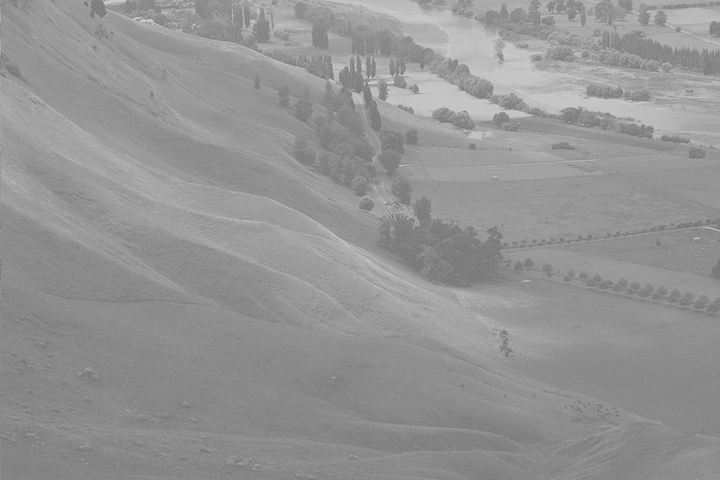
#> input picture 4_MULTIMODAL/images/Hawkes.jpg, 720 x 480 px, found by its file name
$ python 14_equalize.py
#> lines starting #> are read from the running program, lines starting #| are printed output that depends on the picture
import cv2
import matplotlib.pyplot as plt

img_gray = cv2.imread("./images/Hawkes.jpg", cv2.IMREAD_GRAYSCALE)
#> img_gray is the input picture: shape (480, 720); min 113, max 213, mean 148

# equalizeHist: 픽셀 밝기 분포를 재배치하여 전체적인 명암 대비를 향상시키는 데 사용
equalized_gray = cv2.equalizeHist(img_gray)
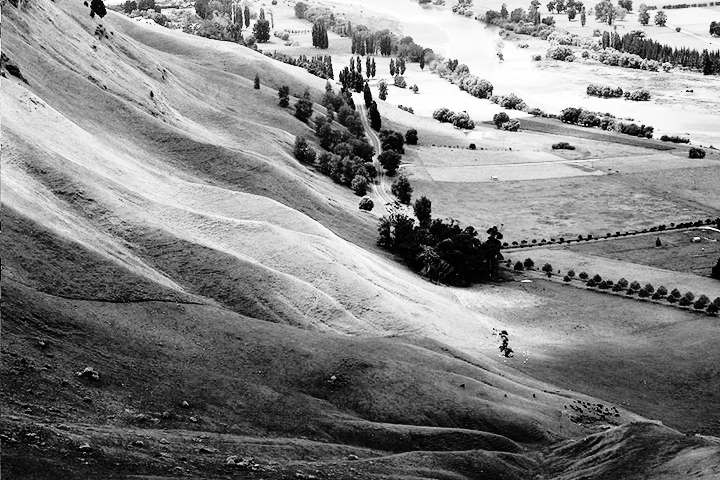
#> equalized_gray: shape (480, 720); min 0, max 255, mean 130.5


img_color = cv2.imread("./images/field.bmp")
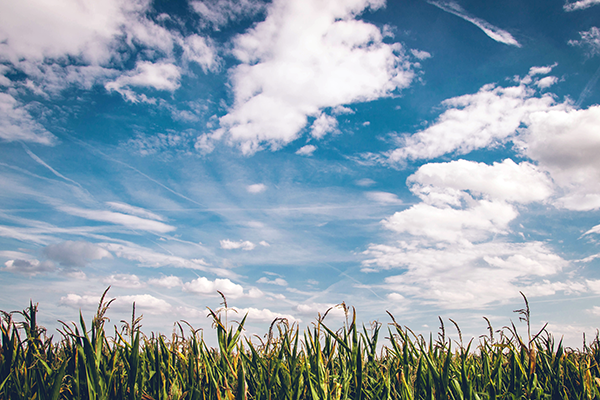
#> input picture 4_MULTIMODAL/images/field.bmp, 600 x 400 px, found by its file name
#> img_color is the input picture: shape (400, 600, 3); mean B, G, R 173.2, 160.3, 141.8
# 컬러 영상의 B, G, R 채널을 각각 따로 평활화하면 색 자체가 크게 변할 수 있음
# 밝기와 색상 정보를 분리할 수 있는 YCrCb로 변환한 뒤, Y(밝기) 채널에만 히스토그램 평활화를 적용
# Y: 밝기 정보, Cr: 빨강 계열 색차 정보, Cb: 파랑 계열 색차 정보
ycrcb = cv2.cvtColor(img_color, cv2.COLOR_BGR2YCrCb)
#> ycrcb: shape (400, 600, 3); mean of channels 0, 1, 2 156.2, 117.7, 137.6
ycrcb[:, :, 0] = cv2.equalizeHist(ycrcb[:, :, 0])
#> ycrcb: shape (400, 600, 3); mean of channels 0, 1, 2 128.1, 117.7, 137.6
equalized_color = cv2.cvtColor(ycrcb, cv2.COLOR_YCrCb2BGR)
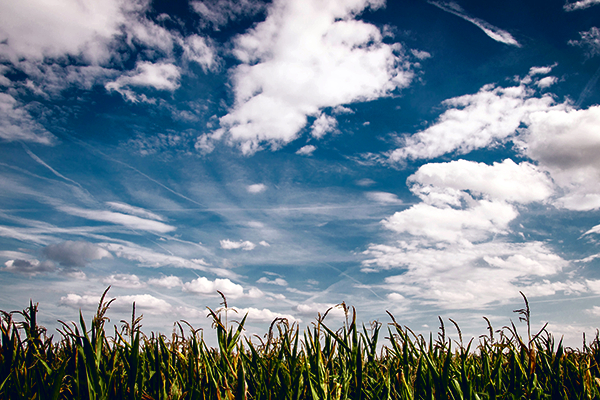
#> equalized_color: shape (400, 600, 3); mean B, G, R 145.3, 132.1, 115.1

# normalize: 현재 최소값과 최대값을 지정한 범위로 선형적으로 늘림
normalized_gray = cv2.normalize(img_gray, None, 0, 255, cv2.NORM_MINMAX)
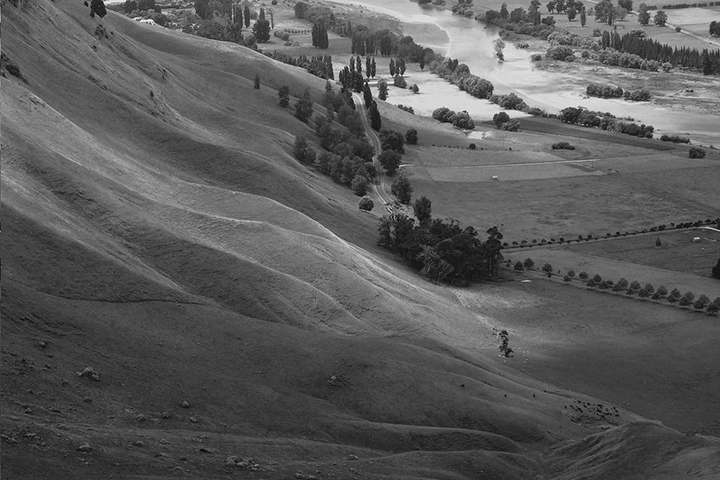
#> normalized_gray: shape (480, 720); min 0, max 255, mean 89.2


# 히스토그램 계산
hist_original = cv2.calcHist([img_gray], [0], None, [256], [0, 256])
#> hist_original = 256 values, max 13942 at index 138, min 0 at index 0, mean 1350
hist_equalized = cv2.calcHist([equalized_gray], [0], None, [256], [0, 256])
#> hist_equalized = 256 values, max 13942 at index 73, min 0 at index 5, mean 1350
hist_normalized = cv2.calcHist([normalized_gray], [0], None, [256], [0, 256])
#> hist_normalized = 256 values, max 13942 at index 64, min 0 at index 1, mean 1350

cv2.imshow('gray original', img_gray)
cv2.imshow('gray equalized', equalized_gray)
cv2.imshow('normalized_gray', normalized_gray)
cv2.imshow('original_color', img_color)
cv2.imshow('equalized_color', equalized_color)

plt.figure(figsize=(12, 4))
histograms = { "original": hist_original, "equalized": hist_equalized, "normalized": hist_normalized}

for i, (title, hist) in enumerate(histograms.items(), start=1):
    plt.subplot(1, 3, i)
    plt.plot(hist)
    plt.title(title)
    plt.xlim([0, 256])
#> this loop made 3 passes
#> title on passes 1 to 3: 'original', 'equalized', 'normalized'

plt.tight_layout()
plt.show()
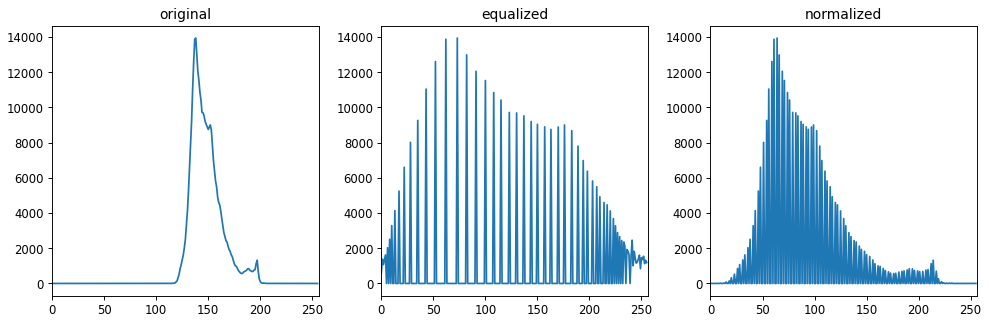
#> figure drawn by matplotlib, 3 panels; panel 1: curve peaks at x = 138, y = 13942; panel 2: curve peaks at x = 73, y = 13942; panel 3: curve peaks at x = 64, y = 13942

cv2.waitKey(0)
cv2.destroyAllWindows()
